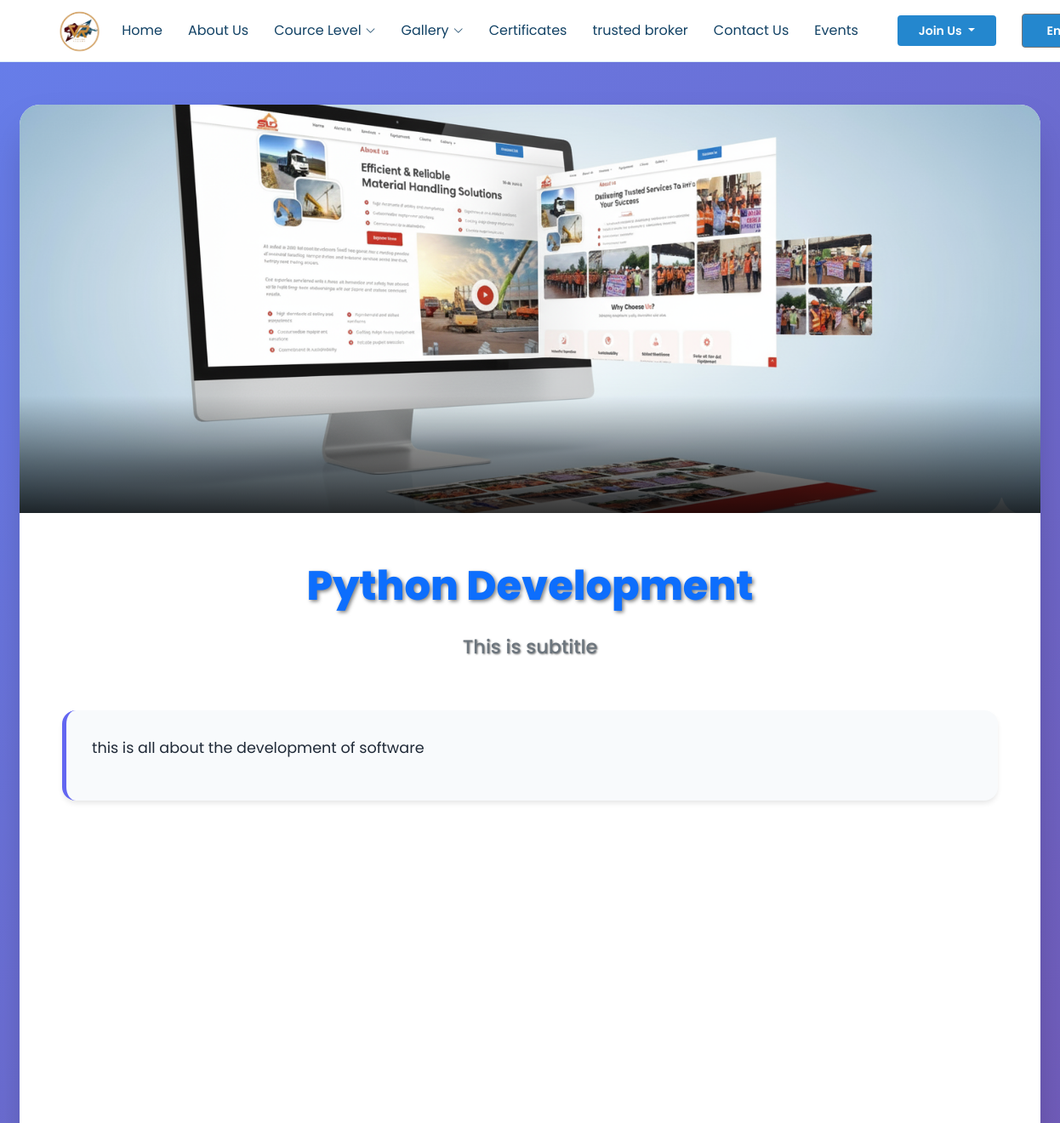
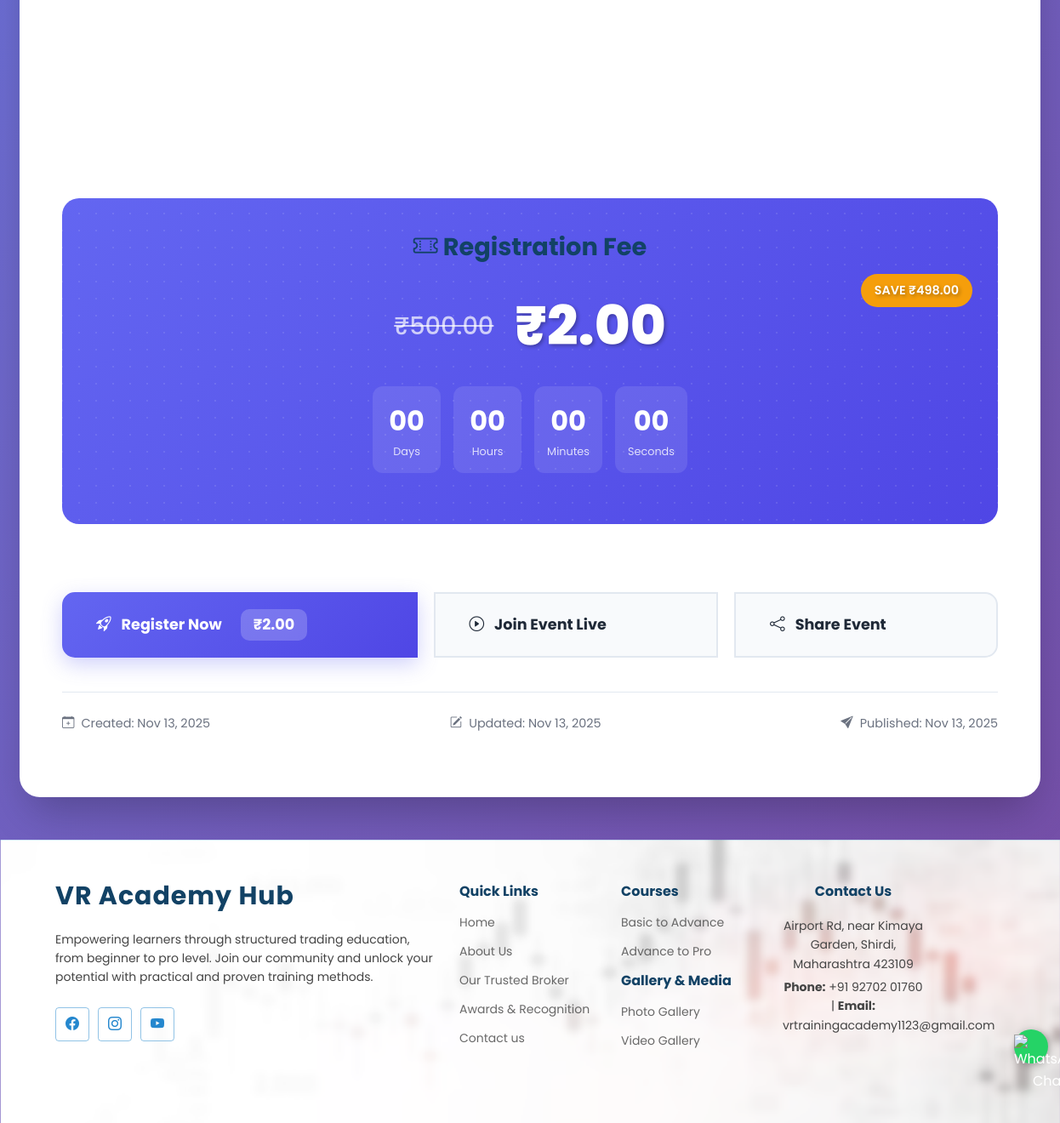
Screenshot of /en/event/1/ with the database file from the repository (2 pictures, top to bottom).
### AdminApp/models.py (models this page shows, shortened)
class Event(models.Model):
    EVENT_STATUS = [
        ('draft', 'Draft'),
        ('published', 'Published'),
        ('cancelled', 'Cancelled'),
        ('completed', 'Completed'),
    ]
    thumbnail = models.ImageField(
        upload_to="event_thumbnails/",
        blank=True,
        null=True,
        help_text="Upload event thumbnail image (Recommended size: 800x600 pixels)"
    )
    title = models.CharField(
        max_length=200,
        help_text="Enter the main title of the event"
    )
    subtitle = models.CharField(
        max_length=300,
        blank=True,
        null=True,
        help_text="Add an optional subtitle for the event"
    )
    description = models.TextField(
        blank=True,
        null=True,
        help_text="Write a detailed description of the event"
    )
    category = models.CharField(
        max_length=100,
        blank=True,
        null=True,
        help_text="Specify the category or type of event (e.g., Webinar, Workshop)"
    )
    tags = models.JSONField(
        default=list,
        blank=True,
        null=True,
        help_text="List of keywords related to the event (e.g., ['Technology', 'Education'])"
    )
    event_date = models.DateField(
        help_text="Select the event date"
    )
    event_start_time = models.TimeField(
        help_text="Enter the start time of the event"
    )
    event_end_time = models.TimeField(
        help_text="Enter the end time of the event"
    )
    timezone = models.CharField(
        max_length=50,
        default='IST',
        help_text="Specify the event timezone"
    )
    meeting_link = models.URLField(
        blank=True,
        null=True,
        help_text="Add meeting link if applicable (e.g., Zoom or Google Meet URL)"
    )
    meeting_id = models.CharField(
        max_length=100,
        blank=True,
        null=True,
        help_text="Enter meeting ID if required"
    )
    meeting_password = models.CharField(
        max_length=100,
        blank=True,
        null=True,
        help_text="Enter meeting password if required"
    )
    is_free = models.BooleanField(
        default=False,
        help_text="Check if the event is free to attend"
    )
    registration_strickthrough_fee = models.DecimalField(
        max_digits=10,
        decimal_places=2,
        blank=True,
        null=True,
        help_text="Enter original registration fee (for strikethrough display)"
    )
    registration_offer_fee = models.DecimalField(
        max_digits=10,
        decimal_places=2,
        default=0.00,
        help_text="Enter discounted or current registration fee"
    )
    status = models.CharField(
        max_length=20,
        choices=EVENT_STATUS,
        default='draft',
        help_text="Select current event status"
    )
    created_at = models.DateTimeField(
        auto_now_add=True,
        help_text="Automatically set when event is created"
    )
    updated_at = models.DateTimeField(
        auto_now=True,
        help_text="Automatically updates when event is modified"
    )
    published_at = models.DateTimeField(
        blank=True,
        null=True,
        help_text="Date and time when event was published"
    )

### WebApp/views.py (the view)
# urls.py: path('event/<int:event_id>/', event_detail, name='event_detail'),
def event_detail(request, event_id):
    event = get_object_or_404(Event, id=event_id)
    context = {
        'event': event,
         'razorpay_key_id': settings.RAZORPAY_KEY_ID,
        'save_amount': event.registration_strickthrough_fee - event.registration_offer_fee if event.registration_strickthrough_fee else 0
    }
    return render(request, 'event_detail.html', context)

### WebApp/templates/event_detail.html (shortened to what this page needs)
{% extends "website_base.html" %}
{% load static %}
{% block content %}
<div class="event-container">
    <div class="event-header">
        <div class="thumbnail-container">
            {% if event.thumbnail %}
                <img src="{{ event.thumbnail.url }}" alt="{{ event.title }}" class="event-thumbnail">
            {% else %}
                <div class="thumbnail-placeholder">
                    <i class="bi bi-calendar-event"></i>
                    <span>Event Thumbnail</span>
                </div>
            {% endif %}
            <div class="event-overlay">
                <h1 class="event-title-display"></h1>
                {% if event.subtitle %}
                    <h2 class="event-subtitle-display"></h2>
                {% endif %}
            </div>
        </div>
    </div>
    <div class="event-content">
        <div class="text-center mb-5">
            <h1 class="event-title-display text-primary">{{ event.title }}</h1>
            {% if event.subtitle %}
                <h2 class="event-subtitle-display text-secondary">{{ event.subtitle }}</h2>
            {% endif %}
        </div>
        {% if event.description %}
            <div class="event-description">
                {{ event.description|linebreaks }}
            </div>
        {% endif %}
        <div class="details-grid">
        </div>
        <div class="pricing-section">
            <h3 class="pricing-title"><i class="bi bi-ticket-perforated"></i> Registration Fee</h3>
            <div class="price-comparison">
                {% if event.is_free %}
                    <div class="free-badge">FREE ACCESS</div>
                {% else %}
                    {% if event.registration_strickthrough_fee %}
                        <div class="original-price">₹{{ event.registration_strickthrough_fee }}</div>
                    {% endif %}
                    <div class="current-price">
                        ₹{{ event.registration_offer_fee }}
                        {% if event.registration_strickthrough_fee %}
                            <div class="discount-badge">
                                SAVE ₹{{ save_amount }}
                            </div>
                        {% endif %}
                    </div>
                {% endif %}
            </div>
            <div class="countdown">
                <div class="countdown-item">
                    <div class="countdown-number" id="days">00</div>
                    <div class="countdown-label">Days</div>
                </div>
                <div class="countdown-item">
                    <div class="countdown-number" id="hours">00</div>
                    <div class="countdown-label">Hours</div>
                </div>
                <div class="countdown-item">
                    <div class="countdown-number" id="minutes">00</div>
                    <div class="countdown-label">Minutes</div>
                </div>
                <div class="countdown-item">
                    <div class="countdown-number" id="seconds">00</div>
                    <div class="countdown-label">Seconds</div>
                </div>
            </div>
        </div>
        <div class="action-section">
            <div class="btn-group">
            <a href="{% url 'event_registration' event.id %}" class="btn btn-primary">
                <i class="bi bi-rocket-takeoff"></i>
                Register Now
                <span class="blink-price">
                    {% if event.is_free %}
                        FREE
                    {% else %}
                        ₹{{ event.registration_offer_fee }}
                    {% endif %}
                </span>
            </a>
                {% if event.meeting_link %}
                    <a href="{{ event.meeting_link }}" target="_blank" class="btn btn-secondary">
                        <i class="bi bi-play-circle"></i>
                        Join Event Live
                    </a>
                {% endif %}
                <button class="btn btn-secondary" onclick="shareEvent()">
                    <i class="bi bi-share"></i>
                    Share Event
                </button>
            </div>
        </div>
        <div class="metadata">
            <div class="metadata-item">
                <i class="bi bi-calendar-plus"></i>
                Created: {{ event.created_at|date:"M d, Y" }}
            </div>
            <div class="metadata-item">
                <i class="bi bi-pencil-square"></i>
                Updated: {{ event.updated_at|date:"M d, Y" }}
            </div>
            {% if event.published_at %}
            <div class="metadata-item">
                <i class="bi bi-send-fill"></i>
                Published: {{ event.published_at|date:"M d, Y" }}
            </div>
            {% endif %}
        </div>
    </div>
</div>
{% endblock content %}

### static/website/css/style.css (style rules this page uses)
* { font-family: 'Poppins', sans-serif !important; }
:root { --default-font: "Roboto", system-ui, -apple-system, "Segoe UI", Roboto, "Helvetica Neue", Arial, "Noto Sans", "Liberation Sans", sans-serif, "Apple Color Emoji", "Segoe UI Emoji", "Segoe UI Symbol", "Noto Color Emoji"; --heading-font: "Poppins", sans-serif; --nav-font: "Poppins", sans-serif; }
:root { --white: #fff; --background-color: #eff9ff; --default-color: #444444; --heading-color: #124265; --accent-color: #2487ce; --surface-color: #ffffff; --contrast-color: #ffffff; }
:root { --nav-color: #124265; --nav-hover-color: #2487ce; --nav-mobile-background-color: #ffffff; --nav-dropdown-background-color: #ffffff; --nav-dropdown-color: #124265; --nav-dropdown-hover-color: #2487ce; }
:root { scroll-behavior: smooth; }
body { color: var(--default-color); background-color: var(--background-color); font-family: var(--default-font); }
a { color: var(--accent-color); text-decoration: none; transition: 0.3s; }
h1, h2, h3, h4, h5, h6 { color: var(--heading-color); font-family: var(--heading-font); }

### WebApp/templates/website_base.html (style rules this page uses)
* { font-family: 'Poppins', sans-serif !important; }
h2,h1 { padding: 10px; }

### rows the page displays
Event: thumbnail (picture), title "Python Development", subtitle "This is subtitle", description "this is all about the development of software", registration_strickthrough_fee "500.00", registration_offer_fee "2.00", created_at "Nov 13, 2025", updated_at "Nov 13, 2025", published_at "Nov 13, 2025"

### other values shown
{{ save_amount }} "498.00"
form field language "English"
